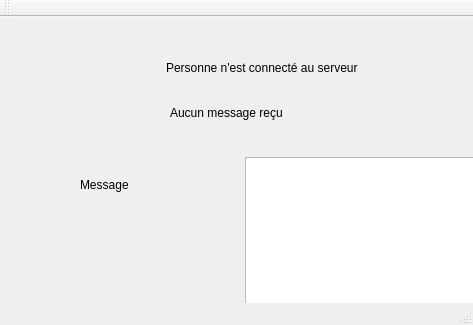
<?xml version="1.0" encoding="UTF-8"?>
<ui version="4.0">
 <class>QtWidgetsApplication1Class</class>
 <widget class="QMainWindow" name="QtWidgetsApplication1Class">
  <property name="geometry">
   <rect>
    <x>0</x>
    <y>0</y>
    <width>473</width>
    <height>325</height>
   </rect>
  </property>
  <property name="windowTitle">
   <string>QtWidgetsApplication1</string>
  </property>
  <widget class="QWidget" name="centralWidget">
   <widget class="QLabel" name="connectionStatusLabel">
    <property name="geometry">
     <rect>
      <x>166</x>
      <y>30</y>
      <width>231</width>
      <height>41</height>
     </rect>
    </property>
    <property name="text">
     <string>Personne n'est connecté au serveur</string>
    </property>
   </widget>
   <widget class="QLabel" name="messageLabel">
    <property name="geometry">
     <rect>
      <x>170</x>
      <y>80</y>
      <width>171</width>
      <height>31</height>
     </rect>
    </property>
    <property name="text">
     <string>Aucun message reçu</string>
    </property>
   </widget>
   <widget class="QLabel" name="label">
    <property name="geometry">
     <rect>
      <x>80</x>
      <y>160</y>
      <width>131</width>
      <height>16</height>
     </rect>
    </property>
    <property name="text">
     <string>Message</string>
    </property>
   </widget>
   <widget class="QTextBrowser" name="textBrowser">
    <property name="geometry">
     <rect>
      <x>245</x>
      <y>140</y>
      <width>301</width>
      <height>192</height>
     </rect>
    </property>
   </widget>
  </widget>
  <widget class="QMenuBar" name="menuBar">
   <property name="geometry">
    <rect>
     <x>0</x>
     <y>0</y>
     <width>473</width>
     <height>21</height>
    </rect>
   </property>
  </widget>
  <widget class="QToolBar" name="mainToolBar">
   <attribute name="toolBarArea">
    <enum>TopToolBarArea</enum>
   </attribute>
   <attribute name="toolBarBreak">
    <bool>false</bool>
   </attribute>
  </widget>
  <widget class="QStatusBar" name="statusBar"/>
 </widget>
 <layoutdefault spacing="6" margin="11"/>
 <resources>
  <include location="test.qrc"/>
 </resources>
 <connections/>
 <slots>
  <slot>onConnectButtonClicked()</slot>
  <slot>onSendMessageButtonClicked()</slot>
  <slot>onSocketReadyRead()</slot>
 </slots>
</ui>
